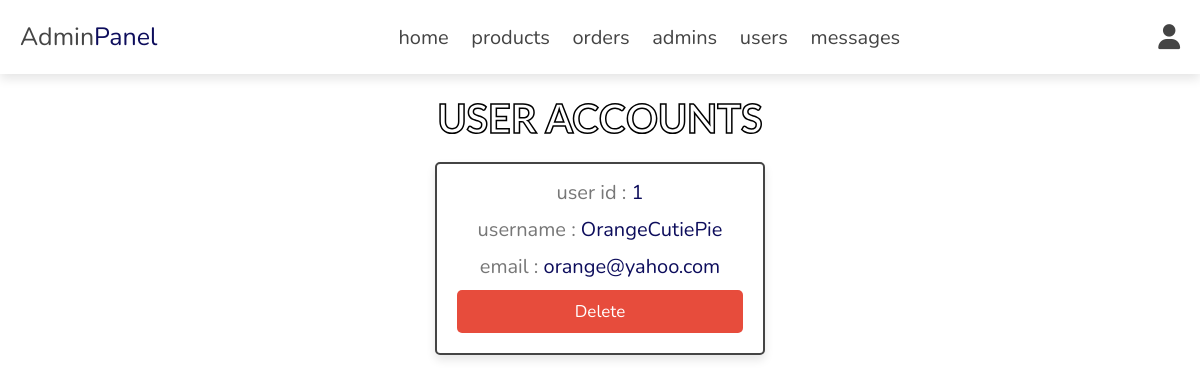
Screenshot of /admin/users_accounts.php (signed in) with the database file from the repository.
### tables this page shows
CREATE TABLE `users` (
  `id` int(100) NOT NULL,
  `name` varchar(20) NOT NULL,
  `email` varchar(50) NOT NULL,
  `password` varchar(50) NOT NULL
);

### admin/users_accounts.php (the view, shortened to what this page needs)
<?php
include '../components/connect.php';
?>
<!DOCTYPE html>
<html lang="en">
<head>
   <link rel="stylesheet" href="https://cdnjs.cloudflare.com/ajax/libs/font-awesome/6.1.1/css/all.min.css">
   <link rel="stylesheet" href="../css/admin_style.css">
</head>
<body>
<?php include '../components/admin_header.php'; ?>
<section class="accounts">
   <h1 class="heading">user accounts</h1>
   <div class="box-container">
   <?php
      $select_accounts = $conn->prepare("SELECT * FROM `users`");
      $select_accounts->execute();
      if($select_accounts->rowCount() > 0){
         while($fetch_accounts = $select_accounts->fetch(PDO::FETCH_ASSOC)){
   ?>
   <div class="box">
      <p> user id : <span><?= $fetch_accounts['id']; ?></span> </p>
      <p> username : <span><?= $fetch_accounts['name']; ?></span> </p>
      <p> email : <span><?= $fetch_accounts['email']; ?></span> </p>
      <a href="users_accounts.php?delete=<?= $fetch_accounts['id']; ?>" onclick="return confirm('delete this account? the user related information will also be delete!')" class="delete-btn">delete</a>
   </div>
   <?php
         }
      }else{
         echo '<p class="empty">no accounts available!</p>';
      }
   ?>
   </div>
</section>
</body>
</html>

### css/admin_style.css (style rules this page uses)
:root { --main-color:#0d0d5c; --orange:#f39c12; --red:#e74c3c; --black:#444; --white:#fff; --light-color:#777; --light-bg:#f5f5f5; --dark-bg: #2882b2; --border:.2rem solid var(--black); --box-shadow:0 .5rem 1rem rgba(0,0,0,.1); }
* { font-family: 'Nunito', sans-serif; margin:0; padding:0; box-sizing: border-box; outline: none; border:none; text-decoration: none; }
html { font-size: 62.5%; overflow-x: hidden; }
body { background-image: url('https://scontent.fmnl8-2.fna.fbcdn.net/v/t39.30808-6/294364090_460260682773953_3385024480079542773_n.jpg?_nc_cat=111&ccb=1-7&_nc_sid=52f669&_nc_ohc=7yaOm2C2cfsAX-px5J0&_nc_ht=scontent.fmnl8-2.fna&oh=00_AfDNd5z9SoikD5vRAuEpQgHMePwCLhGAsyWHzWO_KXbqDg&oe=652DBC9B'); background-size: cover; }
section { padding:2rem; max-width: 1200px; margin:0 auto; justify-content: center; }
.heading { font-size: 4rem; margin-bottom: 2rem; text-align: center; text-transform: uppercase; font-family: 'lato', sans-serif; font-weight: bold; -webkit-text-fill-color: var(--white); -webkit-text-stroke: 1.5px black; }
.btn, .delete-btn, .option-btn { display: block; width: 100%; margin-top: 1rem; border-radius: .5rem; padding:1rem 3rem; font-size: 1.7rem; text-transform: capitalize; color:var(--white); cursor: pointer; text-align: center; }
.delete-btn { background-color: var(--red); }
.accounts .box-container { display: grid; grid-template-columns: repeat(auto-fit, 33rem); gap:1.5rem; align-items: flex-start; justify-content: center; }
.accounts .box-container .box { padding:2rem; padding-top: .5rem; border-radius: .5rem; text-align: center; border:var(--border); background-color: var(--white); box-shadow: var(--box-shadow); }
.accounts .box-container .box p { font-size: 2rem; color:var(--light-color); margin: 1rem 0; }
.accounts .box-container .box p span { color:var(--main-color); }

### rows the page displays
users: id "1", name "OrangeCutiePie", email "orange@yahoo.com"
